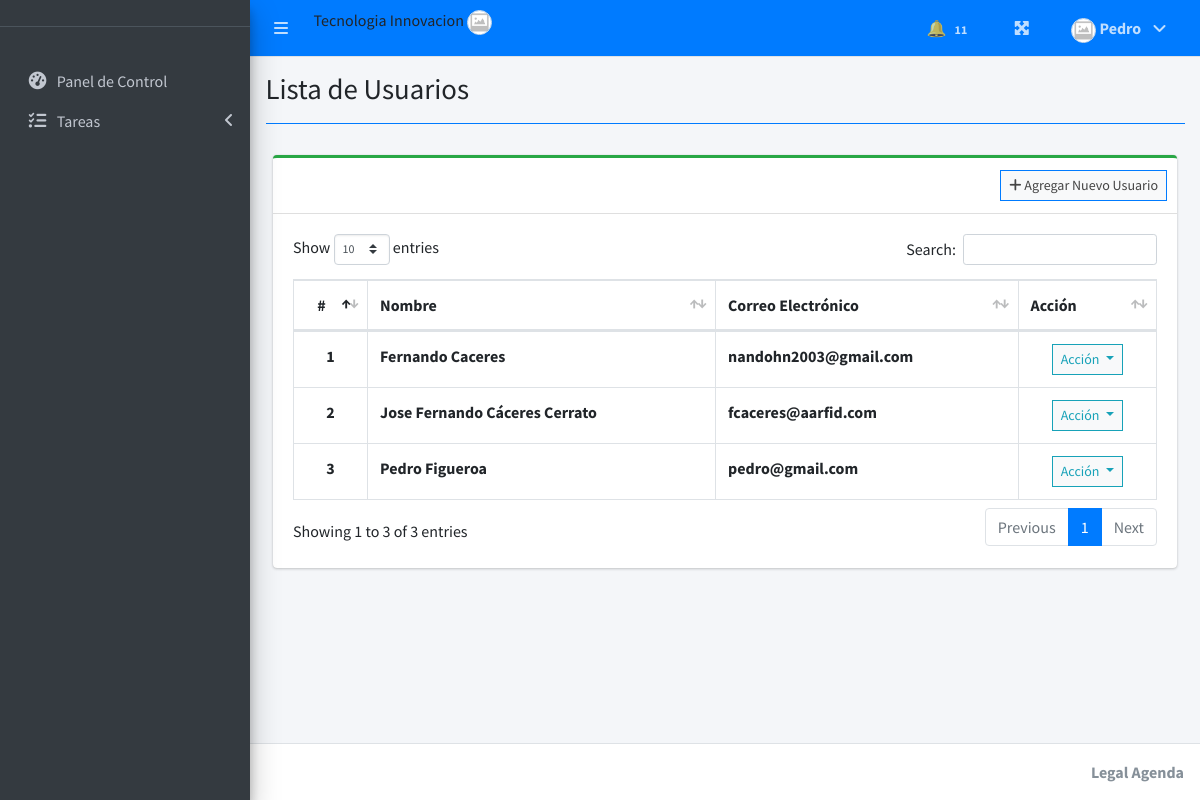
/index.php?page=user_list (signed in), run on the app's committed database.
### tables this page shows
CREATE TABLE `users` (
  `id` int(30) NOT NULL,
  `firstname` varchar(200) NOT NULL,
  `lastname` varchar(200) NOT NULL,
  `email` varchar(200) NOT NULL,
  `password` text NOT NULL,
  `avatar` text DEFAULT NULL,
  `date_created` datetime NOT NULL DEFAULT current_timestamp(),
  `empresa` varchar(100) DEFAULT NULL,
  `pais` varchar(50) DEFAULT NULL,
  `departamento` int(11) DEFAULT NULL,
  `municipio` int(11) DEFAULT NULL
);

### user_list.php (the view, shortened to what this page needs)
<?php include 'db_connect.php' ?>
<div class="col-lg-12">
	<div class="card card-outline card-success">
		<div class="card-header">
			<div class="card-tools">
				<a class="btn btn-block btn-sm btn-default btn-flat border-primary" href="./index.php?page=new_user"><i class="fa fa-plus"></i> Agregar Nuevo Usuario</a>
			</div>
		</div>
		<div class="card-body">
			<table class="table tabe-hover table-bordered" id="list">
				<thead>
					<tr>
						<th class="text-center">#</th>
						<th>Nombre</th>
						<th>Correo Electrónico</th>
						<th>Acción</th>
					</tr>
				</thead>
				<tbody>
					<?php
					$i = 1;
					$empresa=$_SESSION['login_empresa'];
					$qry = $conn->query("SELECT *,concat(firstname,' ',lastname) as name FROM users WHERE empresa='$empresa' order by concat(firstname,' ',lastname) asc");
					while($row= $qry->fetch_assoc()):
					?>
					<tr>
						<th class="text-center"><?php echo $i++ ?></th>
						<td><b><?php echo ucwords($row['name']) ?></b></td>
						<td><b><?php echo $row['email'] ?></b></td>
						<td class="text-center">
							<button type="button" class="btn btn-default btn-sm btn-flat border-info wave-effect text-info dropdown-toggle" data-toggle="dropdown" aria-expanded="true">
		                      Acción
		                    </button>
						</td>
					</tr>
				<?php endwhile; ?>
				</tbody>
			</table>
		</div>
	</div>
</div>

### index.php (shortened to what this page needs)
<!DOCTYPE html>
<html lang="es">
<?php
	include 'header.php'
?>
<body class="hold-transition sidebar-mini layout-fixed layout-navbar-fixed layout-footer-fixed">
<div class="wrapper">
  <?php include 'topbar.php' ?>
  <?php include 'sidebar.php' ?>
  <div class="content-wrapper">
    <div class="content-header">
      <div class="container-fluid">
        <div class="row mb-2">
          <div class="col-sm-6">
            <h1 class="m-0">    <h1 class="m-0"><?php
            echo $title ?></h1>
          </div>
        </div>
            <hr class="border-primary">
      </div>
    </div>
    <section class="content">
      <div class="container-fluid">
         <?php
            $page = isset($_GET['page']) ? $_GET['page'] : 'home';
            if(!file_exists($page.".php")){
                include '404.html';
            }else{
            include $page.'.php';
            }
          ?>
      </div>
    </section>
  </div>
  <footer class="main-footer">
    <div class="float-right d-none d-sm-inline-block">
      <b><?php echo $_SESSION['system']['name'] ?></b>
    </div>
  </footer>
</div>
</body>
</html>

### header.php (shortened to what this page needs)
<head>
  <?php
  $title = isset($_GET['page']) ? ucwords(str_replace("_", ' ', $_GET['page'])) : "Home";
  if($title=="User List") {
    $title="Lista de Usuarios";
  }
  ?>
  <link rel="stylesheet" href="assets/plugins/fontawesome-free/css/all.min.css">
  <link rel="stylesheet" href="assets/plugins/overlayScrollbars/css/OverlayScrollbars.min.css">
  <link rel="stylesheet" href="assets/plugins/datatables-bs4/css/dataTables.bootstrap4.min.css">
  <link rel="stylesheet" href="assets/plugins/datatables-responsive/css/responsive.bootstrap4.min.css">
  <link rel="stylesheet" href="assets/plugins/datatables-buttons/css/buttons.bootstrap4.min.css">
  <link rel="stylesheet" href="assets/plugins/select2/css/select2.min.css">
  <link rel="stylesheet" href="assets/plugins/select2-bootstrap4-theme/select2-bootstrap4.min.css">
  <link rel="stylesheet" href="assets/plugins/sweetalert2-theme-bootstrap-4/bootstrap-4.min.css">
  <link rel="stylesheet" href="assets/plugins/toastr/toastr.min.css">
  <link rel="stylesheet" href="assets/plugins/dropzone/min/dropzone.min.css">
  <link rel="stylesheet" href="assets/dist/css/jquery.datetimepicker.min.css">
  <link rel="stylesheet" href="assets/plugins/icheck-bootstrap/icheck-bootstrap.min.css">
  <link rel="stylesheet" href="assets/plugins/bootstrap4-toggle/css/bootstrap4-toggle.min.css">
  <link rel="stylesheet" href="assets/dist/css/adminlte.min.css">
  <link rel="stylesheet" href="assets/dist/css/styles.css">
  <link rel="stylesheet" href="assets/plugins/fullcalendar/main.css">
  <link rel="stylesheet" href="assets/plugins/summernote/summernote-bs4.min.css">
 <link rel="stylesheet" href="https://cdnjs.cloudflare.com/ajax/libs/tag-editor/1.0.20/jquery.tag-editor.css">
</head>

### topbar.php (shortened to what this page needs)
<nav class="main-header navbar navbar-expand navbar-primary navbar-dark ">
  <ul class="navbar-nav">
    <?php if(isset($_SESSION['login_id'])): ?>
    <li class="nav-item">
      <a class="nav-link" data-widget="pushmenu" href="" role="button"><i class="fas fa-bars"></i></a>
    </li>
  <?php endif; ?>
    <li class="nav-item dropdown">
      <span>
              <div class="d-felx badge-pill">
              <span><?php echo ucwords($_SESSION['login_empresa']) ?></span>
                <span class=""><img src="assets/uploads/<?php echo $_SESSION['login_avatar'] ?>" alt="" class="user-img border "></span>
              </div>
            </span>
    </li>
  </ul>
  <ul class="navbar-nav ml-auto">
  <li class="nav-item dropdown">
          <a class="nav-link"  data-toggle="dropdown" aria-expanded="true" href="javascript:void(0)">
            <span>
              <div class="d-felx badge-pill">
              <span class="icon">🔔</span>
              <span class="badge notificacion"><?php
		          $empresa=$_SESSION['login_empresa'];
		        echo $conn->query("SELECT * FROM task_list where empresa='$empresa'")->num_rows;
	      ?></span>
              </div>
            </span>
          </a>
    </li>
    <li class="nav-item">
      <a class="nav-link" data-widget="fullscreen" href="#" role="button">
        <i class="fas fa-expand-arrows-alt"></i>
      </a>
    </li>
   <li class="nav-item dropdown">
          <a class="nav-link"  data-toggle="dropdown" aria-expanded="true" href="javascript:void(0)">
            <span>
              <div class="d-felx badge-pill">
                <span class=""><img src="assets/uploads/<?php echo $_SESSION['login_avatar'] ?>" alt="" class="user-img border "></span>
                <span><b><?php echo ucwords($_SESSION['login_firstname']) ?></b></span>
                <span class="fa fa-angle-down ml-2"></span>
              </div>
            </span>
          </a>
    </li>
  </ul>
</nav>

### sidebar.php (shortened to what this page needs)
<aside class="main-sidebar sidebar-dark-primary elevation-4">
  <div class="dropdown">
 	<a href="./" class="brand-link">
  </a>
  </div>
  <div class="sidebar pb-4 mb-4">
    <nav class="mt-2">
      <ul class="nav nav-pills nav-sidebar flex-column nav-flat" data-widget="treeview" role="menu" data-accordion="false">
       <li class="nav-item dropdown">
          <a href="./" class="nav-link nav-home">
            <i class="nav-icon fas fa-tachometer-alt"></i>
            <p>
              Panel de Control
            </p>
          </a>
        </li>
        <li class="nav-item">
          <a href="#" class="nav-link nav-tareas">
            <i class="nav-icon fas fa-tasks"></i>
            <p>
              Tareas
              <i class="right fas fa-angle-left"></i>
            </p>
          </a>
        </li>
      </ul>
    </nav>
  </div>
</aside>

### topbar.php (style rules this page uses)
.user-img { border-radius: 50%; height: 25px; width: 25px; object-fit: cover; }

### data on the page
users: name "Fernando Caceres", email "nandohn2003@gmail.com"
users: name "Jose Fernando Cáceres Cerrato", email "fcaceres@aarfid.com"
users: name "Pedro Figueroa", email "pedro@gmail.com"

### other printed values
$_SESSION['login_empresa'] "Tecnologia Innovacion"
$_SESSION['login_firstname'] "Pedro"
$title "Lista de Usuarios"
$_SESSION['system']['name'] "Legal Agenda"
